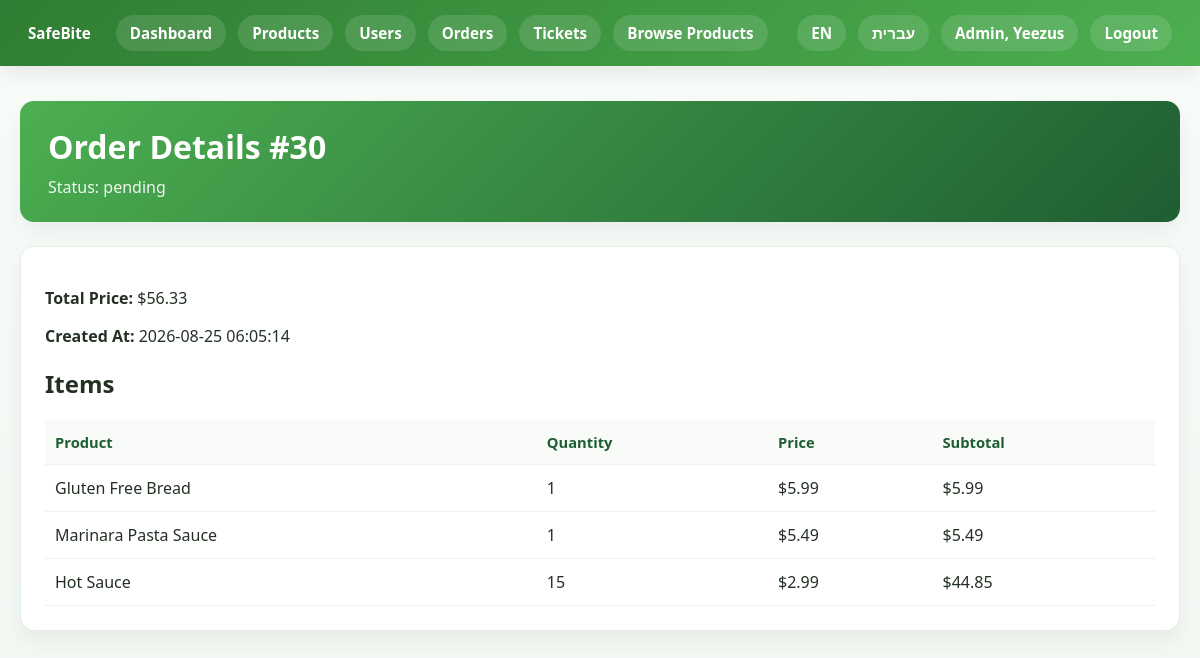
/order_details.php?id=30 (signed in), run on the app's committed database.
### tables this page shows
CREATE TABLE `orders` (
  `id` int(11) NOT NULL,
  `user_id` int(11) DEFAULT NULL,
  `total_price` decimal(10,2) DEFAULT NULL,
  `status` enum('pending','delivering','delivered','cancelled') NOT NULL DEFAULT 'pending',
  `created_at` timestamp NOT NULL DEFAULT current_timestamp(),
  `total_amount` decimal(10,2) NOT NULL DEFAULT 0.00,
  `delivery_address` text DEFAULT NULL,
  `delivery_region` enum('north','haifa','center','jerusalem','south') NOT NULL DEFAULT 'north',
  `delivery_user_id` int(11) DEFAULT NULL,
  `delivery_rate` decimal(5,2) NOT NULL DEFAULT 0.00,
  `delivery_earning` decimal(10,2) NOT NULL DEFAULT 0.00,
  `picked_at` datetime DEFAULT NULL,
  `delivered_at` datetime DEFAULT NULL,
  `cancelled_at` datetime DEFAULT NULL,
  `delivery_date` date DEFAULT NULL,
  `delivery_time` time DEFAULT NULL
);

CREATE TABLE `order_items` (
  `id` int(11) NOT NULL,
  `order_id` int(11) NOT NULL,
  `product_id` int(11) NOT NULL,
  `quantity` int(11) NOT NULL,
  `price` decimal(10,2) NOT NULL
);

CREATE TABLE `products` (
  `id` int(11) NOT NULL,
  `name` varchar(100) NOT NULL,
  `price` decimal(10,2) NOT NULL,
  `description` text DEFAULT NULL,
  `image` varchar(255) DEFAULT NULL,
  `created_at` timestamp NOT NULL DEFAULT current_timestamp(),
  `category` varchar(255) NOT NULL,
  `dietary_tags` varchar(255) NOT NULL,
  `type` varchar(255) NOT NULL,
  `stock` int(11) NOT NULL DEFAULT 0
);

### order_details.php (the view, shortened to what this page needs)
<?php
require 'db.php';
$order_id = 0;
if (isset($_GET['id'])) {
    $order_id = (int)$_GET['id'];
}
$stmt = $pdo->prepare("SELECT * FROM orders WHERE id = ?");
$stmt->execute([$order_id]);
$order = $stmt->fetch();
$stmt = $pdo->prepare("SELECT order_items.*, products.name FROM order_items JOIN products ON products.id = order_items.product_id WHERE order_items.order_id = ?");
$stmt->execute([$order_id]);
$items = $stmt->fetchAll();
?>
<!DOCTYPE html>
<html lang="en">
<head>
    <link rel="stylesheet" href="style.css">
</head>
<body style="min-height: 100vh;">
<?php include 'navbar.php'; ?>
<div class="page-container">
    <div class="page-header">
        <h1>Order Details #<?= $order['id'] ?></h1>
        <p>Status: <?= htmlspecialchars($order['status']) ?></p>
    </div>
    <div class="admin-card" style="padding:24px; margin-top:24px;">
        <p>
            <strong>Total Price:</strong>
            $<?= number_format($order['total_price'], 2) ?>
        </p>
        <p>
            <strong>Created At:</strong>
            <?= htmlspecialchars($order['created_at']) ?>
        </p>
        <h2>Items</h2>
        <table>
            <tr>
                <th>Product</th>
                <th>Quantity</th>
                <th>Price</th>
                <th>Subtotal</th>
            </tr>
            <?php foreach ($items as $item): ?>
                <tr>
                    <td>
                        <?= htmlspecialchars($item['name']) ?>
                    </td>
                    <td>
                        <?= $item['quantity'] ?>
                    </td>
                    <td>
                        $<?= number_format($item['price'], 2) ?>
                    </td>
                    <td>
                        $<?= number_format(
                            $item['price'] * $item['quantity'],
                            2
                        ) ?>
                    </td>
                </tr>
            <?php endforeach; ?>
        </table>
    </div>
</div>
</body>
</html>

### style.css (style rules this page uses)
:root { --green: #4caf50; --green-dark: #1f5d33; --green-soft: #eef8f0; --white: #ffffff; --bg: #f6fbf7; --text: #243024; --muted: #6b7b6b; --danger: #dc3545; --warning: #ff9800; --shadow: 0 10px 25px rgba(0, 0, 0, 0.06); --radius: 14px; --border: #e4eee5; --shadow-hover: 0 15px 35px rgba(0, 0, 0, 0.12); }
body { margin: 0; font-family: 'Segoe UI', Tahoma, Geneva, Verdana, sans-serif; background: linear-gradient(180deg, #f9fcf9 0%, #f2f8f3 100%); color: var(--text); }
.container, .page-container, .admin-container, .profile-container, .checkout-container { max-width: 1200px; margin: 35px auto; padding: 0 20px; }
.page-header, .admin-header, .hero { background: linear-gradient(135deg, var(--green) 0%, var(--green-dark) 100%); color: white; border-radius: var(--radius); padding: 24px 28px; box-shadow: var(--shadow); }
.page-header h1, .admin-header h1, .hero h1, .page-header h2, .admin-header h2 { margin: 0 0 8px 0; color: white; }
.page-header p, .admin-header p, .hero p { margin: 0; color: rgba(255,255,255,0.92); }
.card, .admin-card, .page-card, .summary-card, .status-card, .info-card { background: var(--white); border-radius: var(--radius); box-shadow: var(--shadow); border: 1px solid var(--border); transition: transform 0.3s ease, box-shadow 0.3s ease; }
table { width: 100%; border-collapse: collapse; background: white; }
th, td { padding: 12px 10px; border-bottom: 1px solid #edf2ed; text-align: left; vertical-align: top; }
th { color: var(--green-dark); background: #f8fbf8; font-size: 0.92rem; }

### data on the page
orders: id "30", status "pending", total_price "56.33", created_at "2026-08-25 06:05:14"
order_items: product.name "Gluten Free Bread", quantity "1", price "5.99", $item['price']*$item['quantity'] "5.99"
order_items: product.name "Marinara Pasta Sauce", quantity "1", price "5.49", $item['price']*$item['quantity'] "5.49"
order_items: product.name "Hot Sauce", quantity "15", price "2.99", $item['price'] * $item['quantity'] "44.85"

### other printed values
tr('Dashboard', 'לוח בקרה') "Dashboard"
tr('Products', 'מוצרים') "Products"
tr('Users', 'משתמשים') "Users"
tr('Orders', 'הזמנות') "Orders"
tr('Tickets', 'פניות') "Tickets"
tr('Browse Products', 'צפייה במוצרים') "Browse Products"
tr('Admin', 'מנהל') "Admin"
$username "Yeezus"
tr('Logout', 'התנתקות') "Logout"
